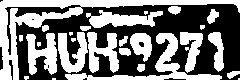
#> input picture aula-09/ex8-processed.jpg, 240 x 80 px
$ python ex9.py
#> lines starting #> are read from the running program, lines starting #| are printed output that depends on the picture; after the words box and inside, x2 and y2 are one past the last pixel; in counts of white or black regions, pixels touching at a corner belong together
import cv2
import numpy as np


#Q1
image = np.ones((400,400))

color = (0,0,0)
r = 100
center = (200,200)
thickness = -1

structuringElement = cv2.getStructuringElement(
    cv2.MORPH_ELLIPSE, (5,5)
)

image = cv2.circle(image, center, r, color, thickness)


cv2.imshow('Original', image)
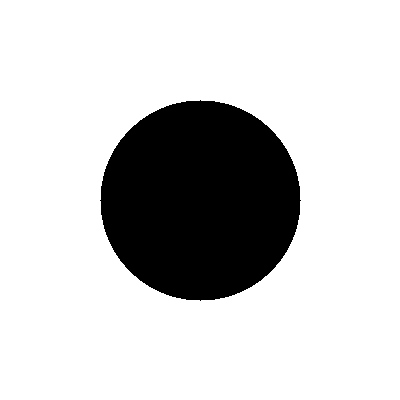
#> window 'Original': shape (400, 400) float64; values 0 (black) and 1 (white), 80.4% white; 1 black region, box (x1, y1, x2, y2) and area: (100, 100, 301, 301) 31417
cv2.waitKey(0)
cv2.destroyAllWindows()

#Q2
# https://iq.opengenus.org/connected-component-labeling/ <- Fonte
def connected_component_label(path="ex8-processed.jpg"):

    # Getting the input image
#> called with path = 'ex8-processed.jpg'
    img = cv2.imread(path, 0)
#> img is the input picture: shape (80, 240); min 0, max 255, mean 124.2
    # Converting those pixels with values 1-127 to 0 and others to 1
    img = cv2.threshold(img, 127, 255, cv2.THRESH_BINARY)[1]
#> img: shape (80, 240); 48.7% white; 26 white regions (7 under 20 px), largest, box (x1, y1, x2, y2) and area: (0, 0, 240, 80) 3036, (65, 33, 222, 80) 1343, (26, 33, 57, 75) 780
    # Applying cv2.connectedComponents()
    num_labels, labels = cv2.connectedComponents(img)
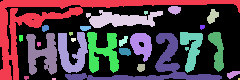
#> labels: shape (80, 240) int32; 27 distinct labels, from 0 to 26; one colour per label, 0 black
#> num_labels = 27

    # Map component labels to hue val, 0-179 is the hue range in OpenCV
    label_hue = np.uint8(179*labels/np.max(labels))
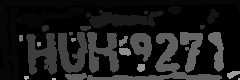
#> label_hue: shape (80, 240); min 0, max 179, mean 26.7
    blank_ch = 255*np.ones_like(label_hue)
    labeled_img = cv2.merge([label_hue, blank_ch, blank_ch])
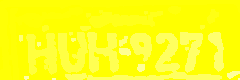
#> labeled_img: shape (80, 240, 3); mean of channels 0, 1, 2 26.7, 255, 255; drawn as B, G, R

    # Converting cvt to BGR
    labeled_img = cv2.cvtColor(labeled_img, cv2.COLOR_HSV2BGR)
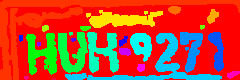
#> labeled_img: shape (80, 240, 3); mean B, G, R 49, 75.5, 187.8

    # set bg label to black
    labeled_img[label_hue==0] = 0
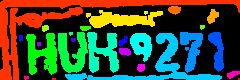
#> labeled_img: shape (80, 240, 3); mean B, G, R 49, 75.5, 57


    # Showing Original Image
    cv2.imshow("Original",cv2.cvtColor(img, cv2.COLOR_BGR2RGB))
    cv2.waitKey(0)
    cv2.destroyAllWindows()

    #Showing Image after Component Labeling
    cv2.imshow("Labeled",cv2.cvtColor(labeled_img, cv2.COLOR_BGR2RGB))
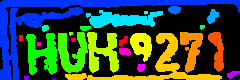
#> window 'Labeled': shape (80, 240, 3); mean B, G, R 57, 75.5, 49
    cv2.waitKey(0)
    cv2.destroyAllWindows()

connected_component_label()
